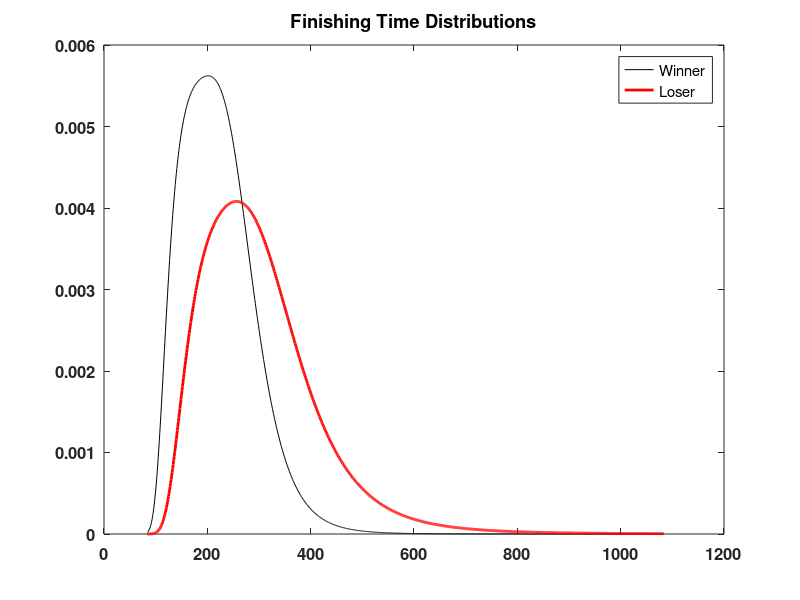
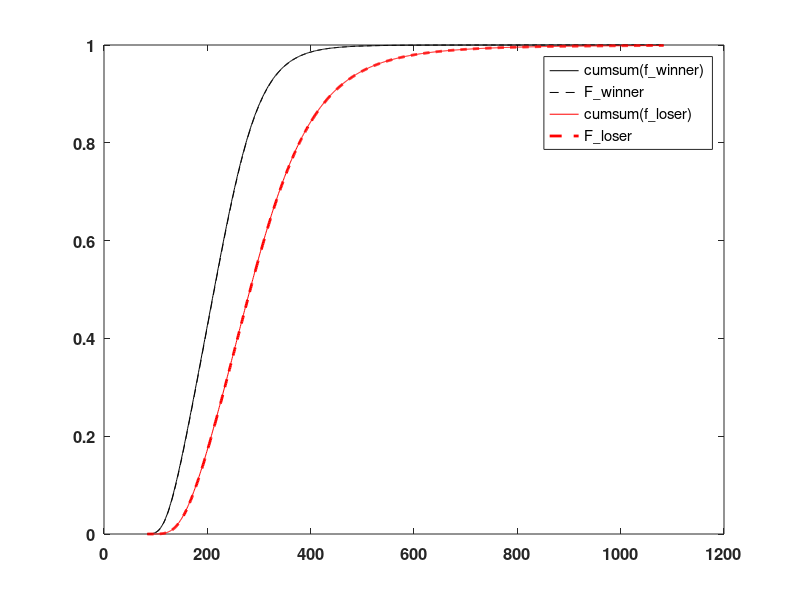
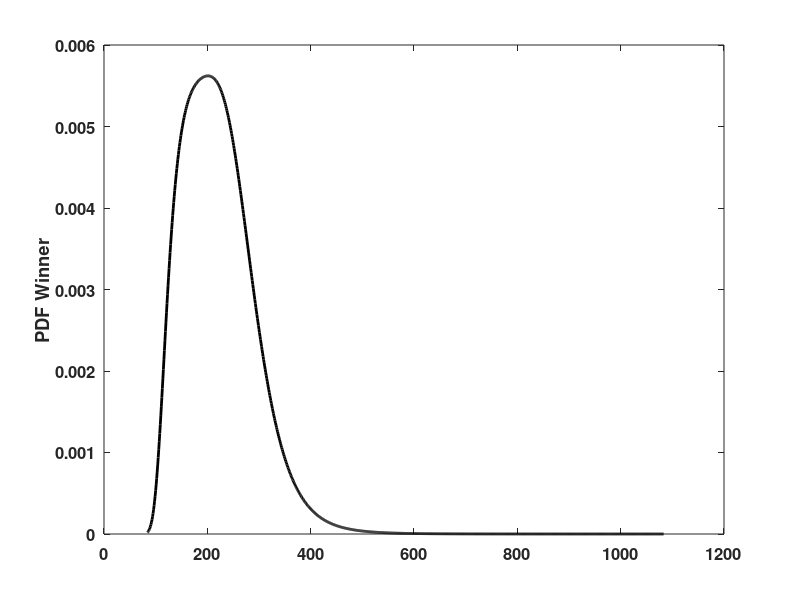

MATLAB code for these plots, in order: (Note: this script raises an error after producing the figures.)
A = [100.10];
b = [171.83];
v = [.57];
T0 = [82.93];
s = .10;

t = (1:1000) + T0;


% Winner
%PDF
f_winner = (1./A) .* ...
    (-v .* normcdf( (b-A-(t.*v) ) ./ (t.*s)  ) ...
    + s .* normpdf( (b-A-(t.*v)) ./ (t.*s)  ) ...
    + v .* normcdf( (b-(t.*v)) ./ (t.*s)  ) ...
    - s .* normpdf( (b-(t.*v)) ./ (t.*s)  ));


%CDF
F_winner = 1 ...
    + ( (b-A-(t.*v)) ./ A ) .* (normcdf( (b-A-(t.*v)) ./ (t.*s) )) ...
    - ( (b-(t.*v)) ./ A ) .* (normcdf( (b-(t.*v)) ./ (t.*s) )) ...
    + ( (t.*s) ./ A ) .* (normpdf( (b-A-(t.*v)) ./ (t.*s) )) ...
    - ( (t.*s) ./ A ) .* (normpdf( (b-(t.*v)) ./ (t.*s) ));


% Loser

%PDF
f_loser = (1./A) .* ...
    (-(1-v) .* normcdf( (b-A-(t.*(1-v)) ) ./ (t.*s)  ) ...
    + s .* normpdf( (b-A-(t.*(1-v))) ./ (t.*s)  ) ...
    + (1-v) .* normcdf( (b-(t.*(1-v))) ./ (t.*s)  ) ...
    - s .* normpdf( (b-(t.*(1-v))) ./ (t.*s)  ));


%CDF
F_loser = 1 ...
    + ( (b-A-(t.*(1-v))) ./ A ) .* (normcdf( (b-A-(t.*(1-v))) ./ (t.*s) )) ...
    - ( (b-(t.*(1-v))) ./ A ) .* (normcdf( (b-(t.*(1-v))) ./ (t.*s) )) ...
    + ( (t.*s) ./ A ) .* (normpdf( (b-A-(t.*(1-v))) ./ (t.*s) )) ...
    - ( (t.*s) ./ A ) .* (normpdf( (b-(t.*(1-v))) ./ (t.*s) ));


winner = cumsum(f_winner .* (1-F_loser));
loser = cumsum(f_loser .* (1-F_winner));

%=============================
% EXPLANATION
%
% (1)
% First, look at the finishing distributions for the two accumulators, given this set of parameters:
figure
plot(t,f_winner,'k',t,f_loser,'r','linewidth',2)
set(gca,'fontsize',12,'fontweight','bold')
title('Finishing Time Distributions')
legend('Winner','Loser')


% Note that both sum to 1, indicating that each distribution contains the complete breakdown
sum(f_winner)
sum(f_loser)

% (2)
% Note that the cumsum of the PDF and the CDF are equivalent here:
figure
plot(t,cumsum(f_winner),'k',t,F_winner,'--k',t,cumsum(f_loser),'r',t,F_loser,'--r','linewidth',2)
set(gca,'fontsize',12,'fontweight','bold')
legend('cumsum(f\_winner)','F\_winner','cumsum(f\_loser)','F\_loser')

% (3)
% Now, we can't simply calculate the Log Likelihood on these two PDFs and maximize. Since the Winner and
% Loser PDFs both sum to 1, the model does not take into account the different accuracy rates or numbers
% of observations in each condition. You can, however, use the CDF if you employ Chi-Square, but there
% will have to be a re-normalization.

% It is perhaps more straightforward to compute the predicted defective CDFs from the start.
% To do this, we can compare the finishing time PDF for Accumulator A (or here, 'Winner') versus
% the finishing time CDF for Accumulator B (or here, 'Loser'). More specifically, 1-CDF for Accumulator
% B.  By multiplying the PDF of the winner by 1-CDF of the loser, we answer the question "what is the
% probability of an RT at time t given that the loser has not finished yet.  When 1-CDF(Loser) is high (>
% probability it has NOT finished), the PDF is unaltered.  As p(Loser win) increases, the PDF is
% weighted. So for example, if 1 - CDF(Loser) == .50, and the PDF of the Winner at time t = .3, then we
% know that .3(1.5) won and .3(1.5) lost.
figure;
plot(t,f_winner,'k','linewidth',2)
set(gca,'fontsize',12,'fontweight','bold')
ylabel('PDF Winner')
newax
plot(t,1-F_winner,'r','linewidth',2)
ylim([0 1])
set(gca,'fontsize',12,'fontweight','bold')
ylabel('1 - F\_winner')


% (4)
% By going through this process, you end up with a NEW PDF for each condition
figure
plot(t,f_winner,'k',t,f_winner .* (1-F_loser),'--k',t,f_loser,'r',t,f_loser .* (1-F_winner),'--r','linewidth',2)
set(gca,'fontsize',12,'fontweight','bold')
legend('Original PDF winner','Defective PDF Winner','Original PDF Loser','Defective PDF Loser')

% (5)
% Note that it is these Defective PDFs that we calculate the log likelihood on and maximize.

% (6)
% Finally, we can plot the cumulative sum of these new Defective PDFs to create the Defective CDFs, which
% sould match with our data
figure
plot(t,winner,'k',t,loser,'r','linewidth',2)
set(gca,'fontsize',12,'fontweight','bold')
legend('Defective CDF Winner','Defective CDF Loser')
